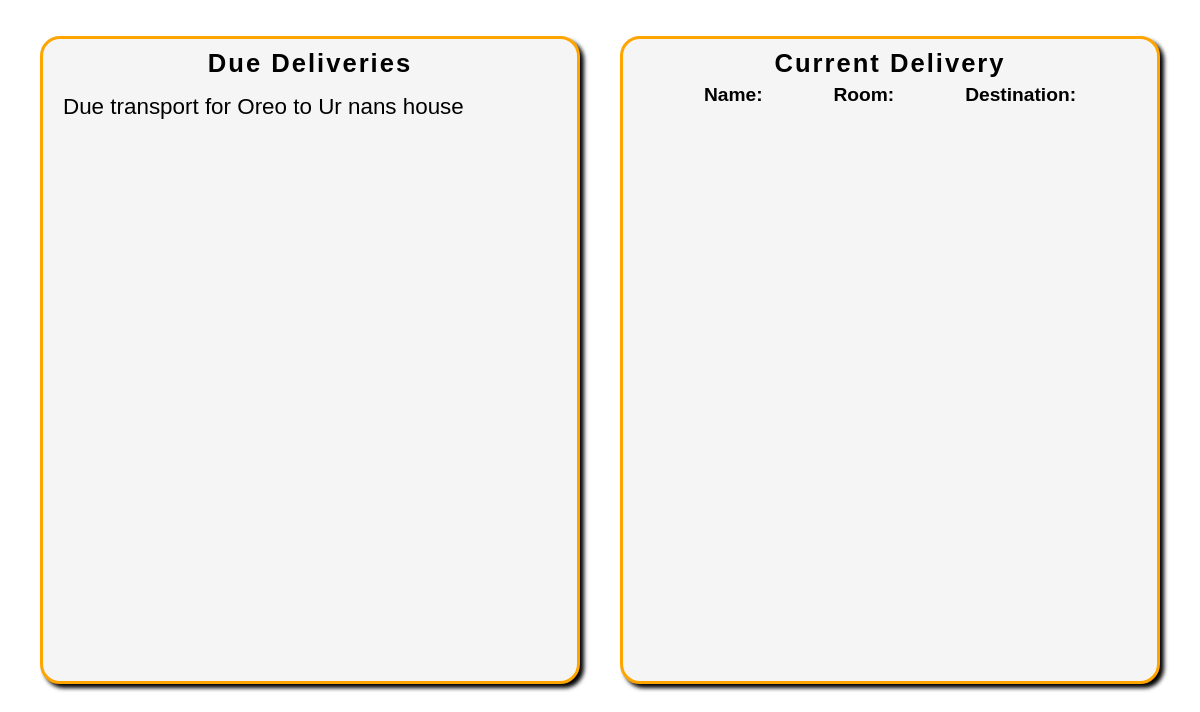
The page /is_volunteer/9 on the database as committed earlier.
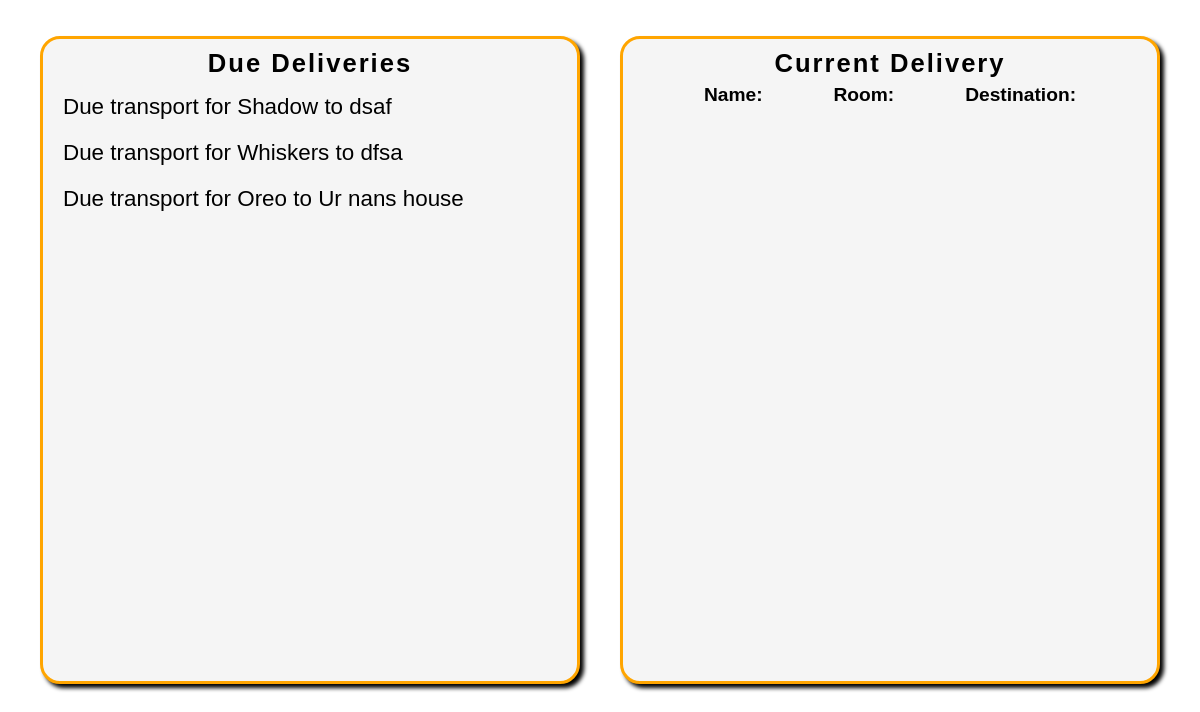
The same page on the database as committed later.
### main.py (models this page shows)
class AdoptionFormReview(db.Model):
	id = db.Column(db.Integer, primary_key=True)
	status = db.Column(db.String(30), nullable=False)
	reason = db.Column(db.String(30))
	form_id = db.Column(db.Integer, db.ForeignKey('adoption_form.id'), unique=True, nullable=False)

class Cat(db.Model):
	id = db.Column(db.Integer, primary_key=True)
	name = db.Column(db.String(25), nullable=False)
	bio = db.Column(db.String(100), nullable=False)
	age = db.Column(db.Integer, nullable=False)
	gender = db.Column(db.String(1), nullable=False)
	image = db.Column(db.String(100))
	room = db.Column(db.String(2))
	adopted = db.Column(db.Boolean, nullable=False, default=False)
	forms = db.relationship('AdoptionForm', backref='cat', lazy=True)
	transport = db.relationship('CatTransport', backref='cat', lazy=True, uselist=False)

class AdoptionForm(db.Model):
	id = db.Column(db.Integer, primary_key=True)
	address = db.Column(db.String(30), nullable=False)
	other_pets = db.Column(db.Integer, nullable=False)
	reason = db.Column(db.String(100), nullable=False)
	cat_id = db.Column(db.Integer, db.ForeignKey('cat.id'), nullable=False)
	user_id = db.Column(db.Integer, db.ForeignKey('user.id'), nullable=False)
	review = db.relationship('AdoptionFormReview', backref='form', uselist=False)

### main.py (the view)
@app.route('/is_volunteer/<int:id>')
def is_volunteer(id):
	user = User.query.get(id)
	adoption_reviews = AdoptionFormReview.query.all()
	for review in adoption_reviews:
		if review.form.cat.transport and review.status != "Cat Delivered":
			if review.form.cat.transport.user_id == id:
				adoption_form_id = AdoptionForm.query.get(review.form.id).id
				cat_id = review.form.cat.id
				return render_template("is_volunteer.html", user=user, reviews=adoption_reviews, user_transport="True", cat_id=cat_id, form_id=adoption_form_id)
			adoption_reviews.pop(adoption_reviews.index(review))
	return render_template("is_volunteer.html", user=user, reviews=adoption_reviews, user_transport="False", cat_id=0, form_id=0)

### templates/is_volunteer.html (shortened to what this page needs)
{% extends "base.html" %}
{% block style %}
<link rel="stylesheet" href="{{ url_for('static', filename='is_volunteer.css') }}">
<link rel="stylesheet" href="https://cdnjs.cloudflare.com/ajax/libs/font-awesome/6.5.0/css/all.min.css">
{% endblock %}
{% block content %}
<main id="{{ user.id }}" data-cat="{{ cat_id }}" data-transport="{{ user_transport }}" data-form="{{ form_id }}">
	<section id="deliveries-section">
		<h2>Due Deliveries</h2>
		{% for review in reviews %}
		{% if review.status != "Cat Delivered" %}
		<div class="cat-delivery-div">
			<p id="{{ review.form.id }}"class="cat-delivery">Due transport for {{ review.form.cat.name }} to {{ review.form.address }}</p>
		</div>
		{% endif %}
		{% endfor %}
	</section>
	<section id="stages-section">
		<h2>Current Delivery</h2>
		<div id="cat-info">
			<h3 id="cat-name">Name: </h3>
			<h3 id="cat-room">Room: </h3>
			<h3 id="cat-destination">Destination: </h3>
		</div>
	</section>
</main>
{% endblock %}

Rows that differ between the two databases and show on the page:
now on this page (row edited): AdoptionFormReview: form.cat.name "Shadow", form.address "dsaf"
now on this page (row unchanged): AdoptionFormReview: form.cat.name "Whiskers", form.address "dfsa"
